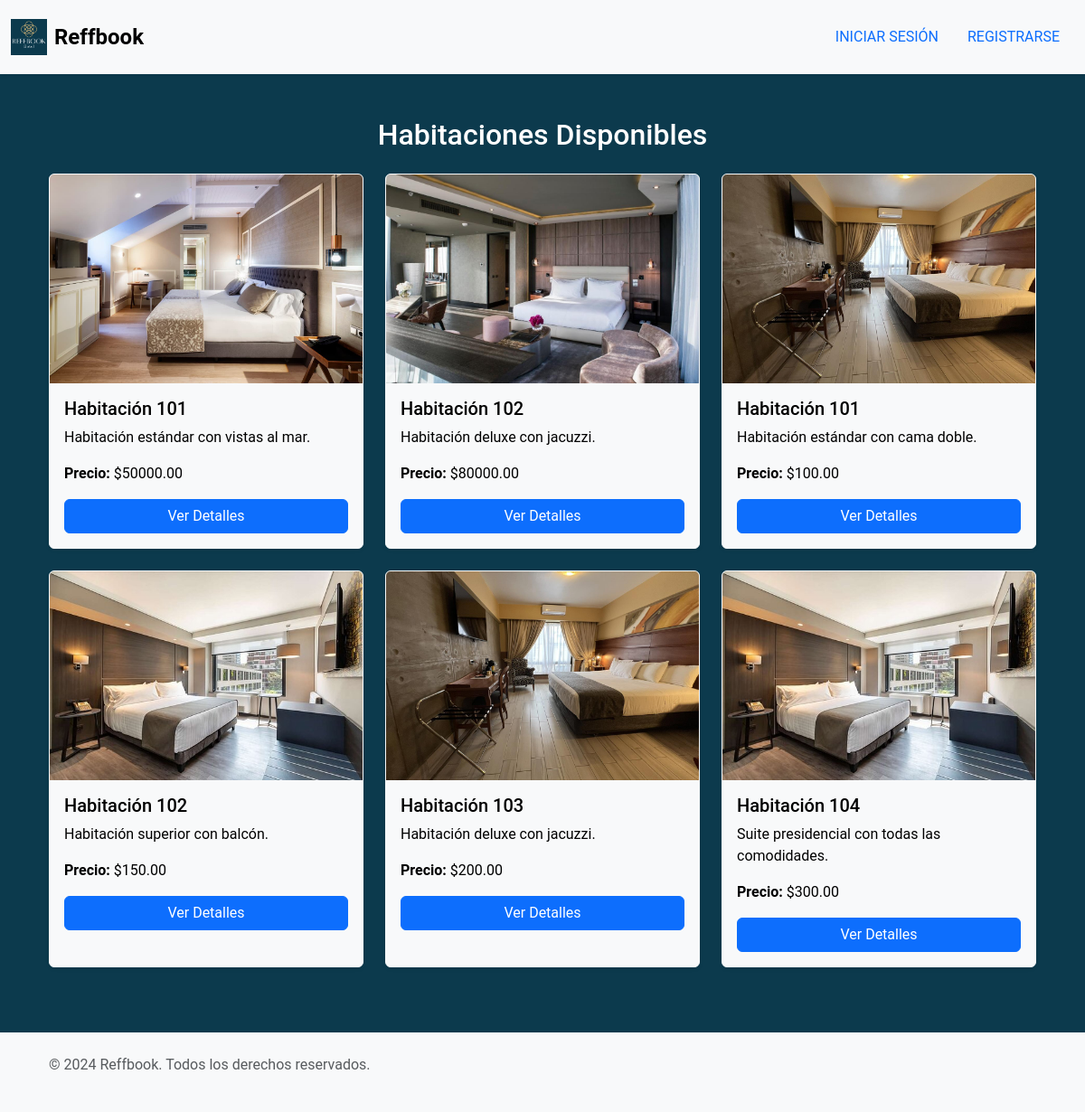
The page /habitaciones/ on the database its author committed.
### core/models.py (models this page shows, shortened)
class Habitacion(models.Model):
    habitacion_numero = models.CharField(max_length=10)
    habitacion_categoria = models.CharField(max_length=50)
    habitacion_descripcion = models.TextField(null=True, blank=True)
    habitacion_precio = models.DecimalField(max_digits=10, decimal_places=2)
    hotel = models.ForeignKey(Hotel, on_delete=models.CASCADE)
    habitacion_imagen = models.ImageField(upload_to='img/habitaciones/', null=True, blank=True)  # Campo para la imagen

### core/views.py (the view)
# urls.py: path('habitaciones/', views.lista_habitaciones, name='lista_habitaciones'),
def lista_habitaciones(request):
    habitaciones = Habitacion.objects.all()
    return render(request, 'core/lista_habitaciones.html', {'habitaciones': habitaciones})

### core/templates/core/lista_habitaciones.html (shortened to what this page needs)
{% extends 'base.html' %}
{% load static %}
{% block content %}
    <div class="container mt-5">
        <h2 class="text-center mb-4">Habitaciones Disponibles</h2>
        <div class="row">
            {% for habitacion in habitaciones %}
            <div class="col-md-4 mb-4">
                <div class="card border-light shadow-sm h-100">
                    {% if habitacion.habitacion_imagen %}
                        <img src="{{ habitacion.habitacion_imagen.url }}" class="card-img-top" alt="Habitación {{ habitacion.habitacion_numero }}">
                    {% else %}
                        <img src="{% static 'img/default.jpg' %}" class="card-img-top" alt="Sin imagen disponible">
                    {% endif %}
                    <div class="card-body">
                        <h5 class="card-title">Habitación {{ habitacion.habitacion_numero }}</h5>
                        <p class="card-text">{{ habitacion.habitacion_descripcion|truncatewords:20 }}</p>
                        <p class="card-text"><strong>Precio:</strong> ${{ habitacion.habitacion_precio }}</p>
                        <a href="{% url 'detalle_habitacion' habitacion.id %}" class="btn btn-primary w-100">Ver Detalles</a>
                    </div>
                </div>
            </div>
            {% endfor %}
        </div>
    </div>
{% endblock %}

### core/static/css/global.css (style rules this page uses)
body { background-color: #0c3a4d; color: white; font-family: 'Roboto', sans-serif; margin: 0; padding: 0; }
.card, .modal-content { background-color: #f8f9fa; color: black; }

### rows shown on the page
Habitacion: habitacion_imagen (picture), habitacion_numero "101", habitacion_descripcion "Habitación estándar con vistas al mar.", habitacion_precio "50000.00"
Habitacion: habitacion_imagen (picture), habitacion_numero "102", habitacion_descripcion "Habitación deluxe con jacuzzi.", habitacion_precio "80000.00"
Habitacion: habitacion_imagen (picture), habitacion_numero "101", habitacion_descripcion "Habitación estándar con cama doble.", habitacion_precio "100.00"
Habitacion: habitacion_imagen (picture), habitacion_numero "102", habitacion_descripcion "Habitación superior con balcón.", habitacion_precio "150.00"
Habitacion: habitacion_imagen (picture), habitacion_numero "103", habitacion_descripcion "Habitación deluxe con jacuzzi.", habitacion_precio "200.00"
Habitacion: habitacion_imagen (picture), habitacion_numero "104", habitacion_descripcion "Suite presidencial con todas las comodidades.", habitacion_precio "300.00"
